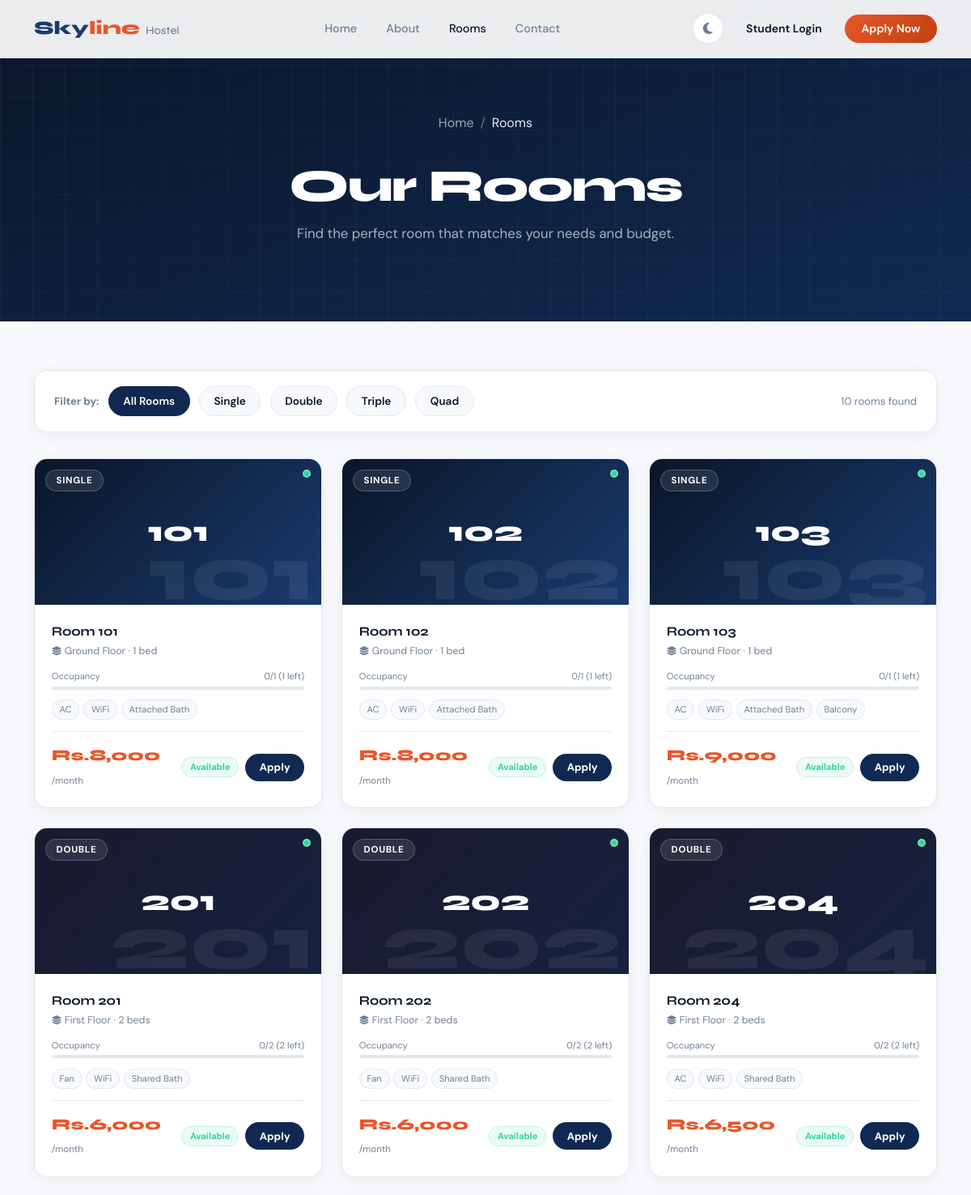
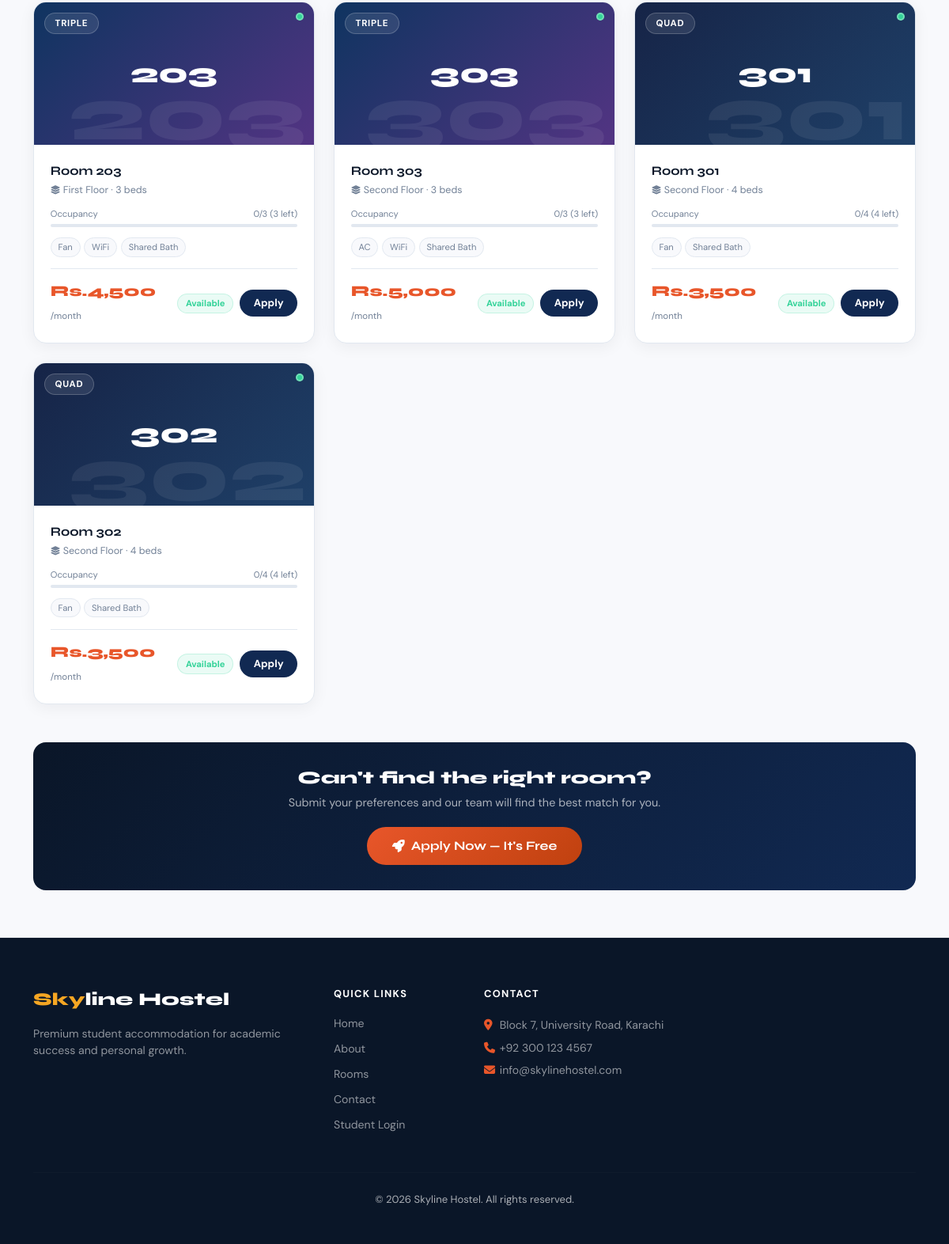
The page /rooms.php on the database its author committed (2 pictures, top to bottom).
### tables this page shows
CREATE TABLE IF NOT EXISTS rooms (
    id              INT AUTO_INCREMENT PRIMARY KEY,
    room_number     VARCHAR(20) UNIQUE NOT NULL,
    room_type       ENUM('Single','Double','Triple','Quad') NOT NULL,
    floor           VARCHAR(20),
    capacity        INT NOT NULL DEFAULT 1,
    occupied        INT NOT NULL DEFAULT 0,
    monthly_fee     DECIMAL(10,2) NOT NULL DEFAULT 0.00,
    amenities       TEXT,
    status          ENUM('available','full','maintenance') DEFAULT 'available',
    created_at      TIMESTAMP DEFAULT CURRENT_TIMESTAMP
);

### rooms.php (the view, shortened to what this page needs)
<!DOCTYPE html>
<html lang="en" data-theme="light">
<head>
    <link href="https://cdn.jsdelivr.net/npm/bootstrap@5.3.2/dist/css/bootstrap.min.css" rel="stylesheet">
    <link href="https://cdnjs.cloudflare.com/ajax/libs/font-awesome/6.5.0/css/all.min.css" rel="stylesheet">
</head>
<body>
<?php require_once 'includes/db.php'; ?>
<nav class="navbar navbar-expand-lg" id="mainNav">
    <div class="container">
        <a class="navbar-brand" href="index.php">
            <span class="brand-sky">Sky</span><span class="brand-line">line</span>
            <span style="color:var(--muted);font-size:.85rem;font-weight:500;"> Hostel</span>
        </a>
        <div class="collapse navbar-collapse" id="navMenu">
            <ul class="navbar-nav mx-auto gap-1">
                <li class="nav-item"><a class="nav-link" href="index.php">Home</a></li>
                <li class="nav-item"><a class="nav-link" href="about.php">About</a></li>
                <li class="nav-item"><a class="nav-link active" href="rooms.php">Rooms</a></li>
                <li class="nav-item"><a class="nav-link" href="contact.php">Contact</a></li>
            </ul>
            <div class="d-flex align-items-center gap-2">
                <button class="theme-toggle d-none d-lg-flex" id="themeToggleLg"><i class="fa-solid fa-moon" id="themeIconLg"></i></button>
                <a href="student/login.php" class="btn-nav-login">Student Login</a>
                <a href="student/register.php" class="btn-nav-register">Apply Now</a>
            </div>
        </div>
    </div>
</nav>
<div class="page-header">
    <div class="container">
        <nav aria-label="breadcrumb" style="justify-content:center;display:flex;margin-bottom:1rem;">
            <ol class="breadcrumb">
                <li class="breadcrumb-item"><a href="index.php">Home</a></li>
                <li class="breadcrumb-item active">Rooms</li>
            </ol>
        </nav>
        <h1>Our Rooms</h1>
        <p>Find the perfect room that matches your needs and budget.</p>
    </div>
</div>
<section style="background:var(--bg);padding:60px 0;">
    <div class="container">
        <div class="filter-bar">
            <span style="font-size:.82rem;font-weight:700;color:var(--muted);">Filter by:</span>
            <button class="filter-btn active" onclick="filterRooms('all',this)">All Rooms</button>
            <button class="filter-btn" onclick="filterRooms('Single',this)">Single</button>
            <button class="filter-btn" onclick="filterRooms('Double',this)">Double</button>
            <button class="filter-btn" onclick="filterRooms('Triple',this)">Triple</button>
            <button class="filter-btn" onclick="filterRooms('Quad',this)">Quad</button>
            <div style="margin-left:auto;font-size:.82rem;color:var(--muted);" id="roomCount"></div>
        </div>
        <?php
        $rooms = $conn->query("SELECT * FROM rooms ORDER BY room_type, monthly_fee ASC");
        $colorMap = ['Single'=>'ri-single','Double'=>'ri-double','Triple'=>'ri-triple','Quad'=>'ri-quad'];
        ?>
        <div class="row g-4" id="roomsGrid">
            <?php if($rooms && $rooms->num_rows > 0):
                while($room = $rooms->fetch_assoc()):
                $pct = $room['capacity'] > 0 ? round(($room['occupied']/$room['capacity'])*100) : 0;
                $bgClass = $colorMap[$room['room_type']] ?? 'ri-single';
                $dotClass = 'dot-'.$room['status'];
                $amenities = explode(',', $room['amenities']);
                $spots = $room['capacity'] - $room['occupied'];
            ?>
            <div class="col-md-6 col-lg-4 room-item" data-type="<?= $room['room_type'] ?>">
                <div class="room-card">
                    <div class="room-img <?= $bgClass ?>">
                        <span class="room-type-tag"><?= $room['room_type'] ?></span>
                        <div class="avail-dot <?= $dotClass ?>"></div>
                        <div class="room-num-bg"><?= htmlspecialchars($room['room_number']) ?></div>
                        <div class="room-num-display"><?= htmlspecialchars($room['room_number']) ?></div>
                    </div>
                    <div class="room-body">
                        <div class="room-title">Room <?= htmlspecialchars($room['room_number']) ?></div>
                        <div class="room-floor"><i class="fa-solid fa-layer-group" style="font-size:.7rem;"></i> <?= htmlspecialchars($room['floor']) ?> · <?= $room['capacity'] ?> bed<?= $room['capacity']>1?'s':'' ?></div>
                        <div class="cap-bar">
                            <div class="cap-label"><span>Occupancy</span><span><?= $room['occupied'] ?>/<?= $room['capacity'] ?> (<?= $spots ?> left)</span></div>
                            <div class="cap-track"><div class="cap-fill <?= $pct>=80?'warn':'' ?>" style="width:<?= $pct ?>%"></div></div>
                        </div>
                        <div class="amenity-chips">
                            <?php foreach(array_slice($amenities,0,4) as $am): ?>
                            <span class="amenity-chip"><?= trim(htmlspecialchars($am)) ?></span>
                            <?php endforeach; ?>
                        </div>
                        <div class="room-footer">
                            <div class="room-price">Rs.<?= number_format($room['monthly_fee']) ?><br><small>/month</small></div>
                            <div style="display:flex;align-items:center;gap:.5rem;">
                                <?php if($room['status']==='available'): ?>
                                <span style="background:rgba(52,211,153,.1);color:#34d399;border:1px solid rgba(52,211,153,.2);padding:.2rem .6rem;border-radius:100px;font-size:.7rem;font-weight:700;">Available</span>
                                <?php elseif($room['status']==='full'): ?>
                                <span style="background:rgba(232,86,42,.1);color:#e8562a;border:1px solid rgba(232,86,42,.2);padding:.2rem .6rem;border-radius:100px;font-size:.7rem;font-weight:700;">Full</span>
                                <?php else: ?>
                                <span style="background:rgba(245,166,35,.1);color:#f5a623;border:1px solid rgba(245,166,35,.2);padding:.2rem .6rem;border-radius:100px;font-size:.7rem;font-weight:700;">Maintenance</span>
                                <?php endif; ?>
                                <?php if($room['status']==='available'): ?>
                                <a href="student/register.php" class="btn-apply">Apply</a>
                                <?php endif; ?>
                            </div>
                        </div>
                    </div>
                </div>
            </div>
            <?php endwhile; endif; ?>
        </div>
        <div style="background:linear-gradient(135deg,var(--sky-900),var(--sky-700));border-radius:var(--radius);padding:2rem;text-align:center;margin-top:3rem;">
            <h3 style="font-family:var(--font-d);font-size:1.4rem;font-weight:800;color:#fff;margin-bottom:.5rem;">Can't find the right room?</h3>
            <p style="color:rgba(255,255,255,.65);font-size:.9rem;margin-bottom:1.2rem;">Submit your preferences and our team will find the best match for you.</p>
            <a href="student/register.php" style="background:linear-gradient(135deg,var(--accent),#c0410f);color:#fff;padding:.75rem 2rem;border-radius:100px;font-family:var(--font-d);font-weight:700;text-decoration:none;display:inline-flex;align-items:center;gap:.5rem;"><i class="fa-solid fa-rocket"></i> Apply Now — It's Free</a>
        </div>
    </div>
</section>
<footer class="footer">
    <div class="container">
        <div class="row g-4">
            <div class="col-lg-4">
                <div class="footer-brand"><span style="color:var(--accent2);">Sky</span>line Hostel</div>
                <p style="font-size:.88rem;color:rgba(255,255,255,.55);margin:1rem 0;">Premium student accommodation for academic success and personal growth.</p>
            </div>
            <div class="col-6 col-lg-2">
                <div style="font-size:.8rem;font-weight:700;letter-spacing:.1em;text-transform:uppercase;color:#fff;margin-bottom:1rem;">Quick Links</div>
                <ul class="footer-links list-unstyled">
                    <li><a href="index.php">Home</a></li>
                    <li><a href="about.php">About</a></li>
                    <li><a href="rooms.php">Rooms</a></li>
                    <li><a href="contact.php">Contact</a></li>
                    <li><a href="student/login.php">Student Login</a></li>
                </ul>
            </div>
            <div class="col-6 col-lg-3">
                <div style="font-size:.8rem;font-weight:700;letter-spacing:.1em;text-transform:uppercase;color:#fff;margin-bottom:1rem;">Contact</div>
                <div style="font-size:.88rem;color:rgba(255,255,255,.55);line-height:2;">
                    <div><i class="fa-solid fa-location-dot" style="color:var(--accent);width:16px;"></i> Block 7, University Road, Karachi</div>
                    <div><i class="fa-solid fa-phone" style="color:var(--accent);width:16px;"></i> +92 300 123 4567</div>
                    <div><i class="fa-solid fa-envelope" style="color:var(--accent);width:16px;"></i> info@skylinehostel.com</div>
                </div>
            </div>
        </div>
        <hr class="footer-divider">
        <p style="font-size:.82rem;text-align:center;">&copy; <?= date('Y') ?> Skyline Hostel. All rights reserved.</p>
    </div>
</footer>
</body>
</html>

### rows shown on the page
rooms: room_type "SINGLE", room_number "101", floor "Ground Floor", capacity "1", occupied "0", amenities "AC", amenities "WiFi", amenities "Attached Bath", monthly_fee "8,000", status "Available"
rooms: room_type "SINGLE", room_number "102", floor "Ground Floor", capacity "1", occupied "0", amenities "AC", amenities "WiFi", amenities "Attached Bath", monthly_fee "8,000", status "Available"
rooms: room_type "SINGLE", room_number "103", floor "Ground Floor", capacity "1", occupied "0", amenities "AC", amenities "WiFi", amenities "Attached Bath", amenities "Balcony", monthly_fee "9,000", status "Available"
rooms: room_type "DOUBLE", room_number "201", floor "First Floor", capacity "2", occupied "0", amenities "Fan", amenities "WiFi", amenities "Shared Bath", monthly_fee "6,000", status "Available"
rooms: room_type "DOUBLE", room_number "202", floor "First Floor", capacity "2", occupied "0", amenities "Fan", amenities "WiFi", amenities "Shared Bath", monthly_fee "6,000", status "Available"
rooms: room_type "DOUBLE", room_number "204", floor "First Floor", capacity "2", occupied "0", amenities "AC", amenities "WiFi", amenities "Shared Bath", monthly_fee "6,500", status "Available"
rooms: room_type "TRIPLE", room_number "203", floor "First Floor", capacity "3", occupied "0", amenities "Fan", amenities "WiFi", amenities "Shared Bath", monthly_fee "4,500", status "Available"
rooms: room_type "TRIPLE", room_number "303", floor "Second Floor", capacity "3", shows "s", occupied "0", amenities "AC", amenities "WiFi", amenities "Shared Bath", monthly_fee "5,000", status "Available"
rooms: room_type "QUAD", room_number "301", floor "Second Floor", capacity "4", shows "s", occupied "0", amenities "Fan", amenities "Shared Bath", monthly_fee "3,500", status "Available"
rooms: room_type "QUAD", room_number "302", floor "Second Floor", capacity "4", shows "s", occupied "0", amenities "Fan", amenities "Shared Bath", monthly_fee "3,500", status "Available"
